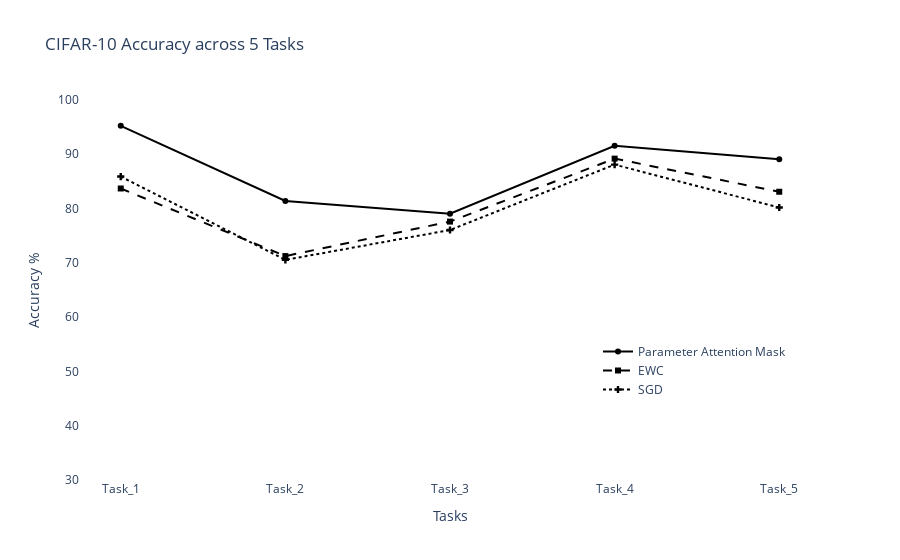

Write notebook code for a chart like this one.
### Code cell
import plotly.graph_objects as go

# Sample data
# x_values = [1, 2, 3, 4, 5]
x_values = [f"Task_{i+1}" for i in range(5)]
y_values_1 = [10, 14, 18, 24, 30]
y_values_2 = [5, 8, 12, 15, 20]
y_values_3 = [8, 12, 16, 20, 25]

# Create traces for each line
trace1 = go.Scatter(x=x_values, y=cifar_10_hat_mask["Test_acc"], mode='lines+markers', name='Parameter Attention Mask', marker=dict(symbol='circle'), line=dict(color='black'))
trace2 = go.Scatter(x=x_values, y=cifar10_ewc["Test_acc"], mode='lines+markers', name='EWC', marker=dict(symbol='square'),line=dict(color='black',dash='dash'))
trace3 = go.Scatter(x=x_values, y=cifar10_sgd["Test_acc"], mode='lines+markers', name='SGD', marker=dict(symbol='cross'),line=dict(color='black',dash='dot'))

# Create layout with updated y-axis range
layout = go.Layout(title='CIFAR-10 Accuracy across 5 Tasks',
                   xaxis=dict(title='Tasks'),
                   yaxis=dict(title='Accuracy %', range=[30, 100]),
                  plot_bgcolor='white',
                  legend=dict(x=0.7, y=0.2, traceorder='normal', orientation='v'))
# Create figure
fig = go.Figure(data=[trace1, trace2, trace3], layout=layout)

# Show plot
fig.show()

### Figure 1 — Plotly figure (JSON) as saved in the notebook; plotly's stock layout.template omitted (floating-point values rounded to 4 significant figures)
{"data": [{"line": {"color": "black"}, "marker": {"symbol": "circle"}, "mode": "lines+markers", "name": "Parameter Attention Mask", "type": "scatter", "x": ["Task_1", "Task_2", "Task_3", "Task_4", "Task_5"], "y": [95.25, 81.4, 79.05, 91.55, 89.1]}, {"line": {"color": "black", "dash": "dash"}, "marker": {"symbol": "square"}, "mode": "lines+markers", "name": "EWC", "type": "scatter", "x": ["Task_1", "Task_2", "Task_3", "Task_4", "Task_5"], "y": [83.7, 71.25, 77.6, 89.2, 83.1]}, {"line": {"color": "black", "dash": "dot"}, "marker": {"symbol": "cross"}, "mode": "lines+markers", "name": "SGD", "type": "scatter", "x": ["Task_1", "Task_2", "Task_3", "Task_4", "Task_5"], "y": [85.9, 70.55, 76.05, 88.1, 80.2]}], "layout": {"legend": {"orientation": "v", "traceorder": "normal", "x": 0.7, "y": 0.2}, "plot_bgcolor": "white", "title": {"text": "CIFAR-10 Accuracy across 5 Tasks"}, "xaxis": {"title": {"text": "Tasks"}}, "yaxis": {"range": [30, 100], "title": {"text": "Accuracy %"}}}}
